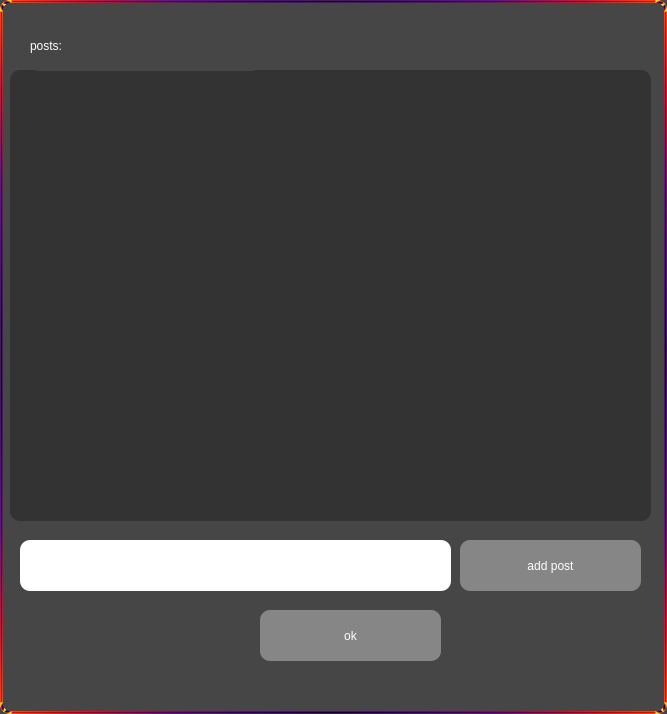
<?xml version="1.0" encoding="UTF-8"?>
<ui version="4.0">
 <class>editPost</class>
 <widget class="QDialog" name="editPost">
  <property name="geometry">
   <rect>
    <x>0</x>
    <y>0</y>
    <width>667</width>
    <height>714</height>
   </rect>
  </property>
  <property name="windowTitle">
   <string>Dialog</string>
  </property>
  <property name="styleSheet">
   <string notr="true">background-color: rgb(70, 70, 70);
color: rgb(255, 255, 255);
border-radius: 10px;
font: 25 12pt &quot;Microsoft JhengHei UI Light&quot;;
border-width: 3px;
border-style: solid;
border-color: qradialgradient(spread:pad, cx:0.5, cy:0.5, radius:0.769, fx:0.5, fy:0.505682, stop:0 rgba(0, 0, 0, 255), stop:0.113636 rgba(14, 8, 73, 255), stop:0.323864 rgba(28, 17, 145, 255), stop:0.539773 rgba(126, 14, 81, 255), stop:0.659091 rgba(234, 11, 11, 255), stop:0.772727 rgba(244, 70, 5, 255), stop:0.875 rgba(255, 139, 0, 255), stop:1 rgba(239, 236, 55, 255))
</string>
  </property>
  <widget class="QListWidget" name="listWidget">
   <property name="geometry">
    <rect>
     <x>10</x>
     <y>70</y>
     <width>641</width>
     <height>451</height>
    </rect>
   </property>
   <property name="styleSheet">
    <string notr="true">border-width: 0px;background-color: rgb(51, 51, 51);
font: 18pt &quot;Microsoft YaHei UI&quot;;</string>
   </property>
  </widget>
  <widget class="QLabel" name="label">
   <property name="geometry">
    <rect>
     <x>30</x>
     <y>20</y>
     <width>231</width>
     <height>51</height>
    </rect>
   </property>
   <property name="styleSheet">
    <string notr="true">border-width: 0px;</string>
   </property>
   <property name="text">
    <string>posts:</string>
   </property>
  </widget>
  <widget class="QPushButton" name="ok">
   <property name="geometry">
    <rect>
     <x>260</x>
     <y>610</y>
     <width>181</width>
     <height>51</height>
    </rect>
   </property>
   <property name="styleSheet">
    <string notr="true">background-color: rgb(134, 134, 134);
border-width: 0px;</string>
   </property>
   <property name="text">
    <string>ok</string>
   </property>
  </widget>
  <widget class="QPushButton" name="ok_2">
   <property name="geometry">
    <rect>
     <x>460</x>
     <y>540</y>
     <width>181</width>
     <height>51</height>
    </rect>
   </property>
   <property name="styleSheet">
    <string notr="true">background-color: rgb(134, 134, 134);
border-width: 0px;</string>
   </property>
   <property name="text">
    <string>add post</string>
   </property>
  </widget>
  <widget class="QLineEdit" name="lineEdit">
   <property name="geometry">
    <rect>
     <x>20</x>
     <y>540</y>
     <width>431</width>
     <height>51</height>
    </rect>
   </property>
   <property name="styleSheet">
    <string notr="true">border-width: 0px;
background-color: rgb(255, 255, 255);</string>
   </property>
  </widget>
 </widget>
 <resources/>
 <connections/>
</ui>
